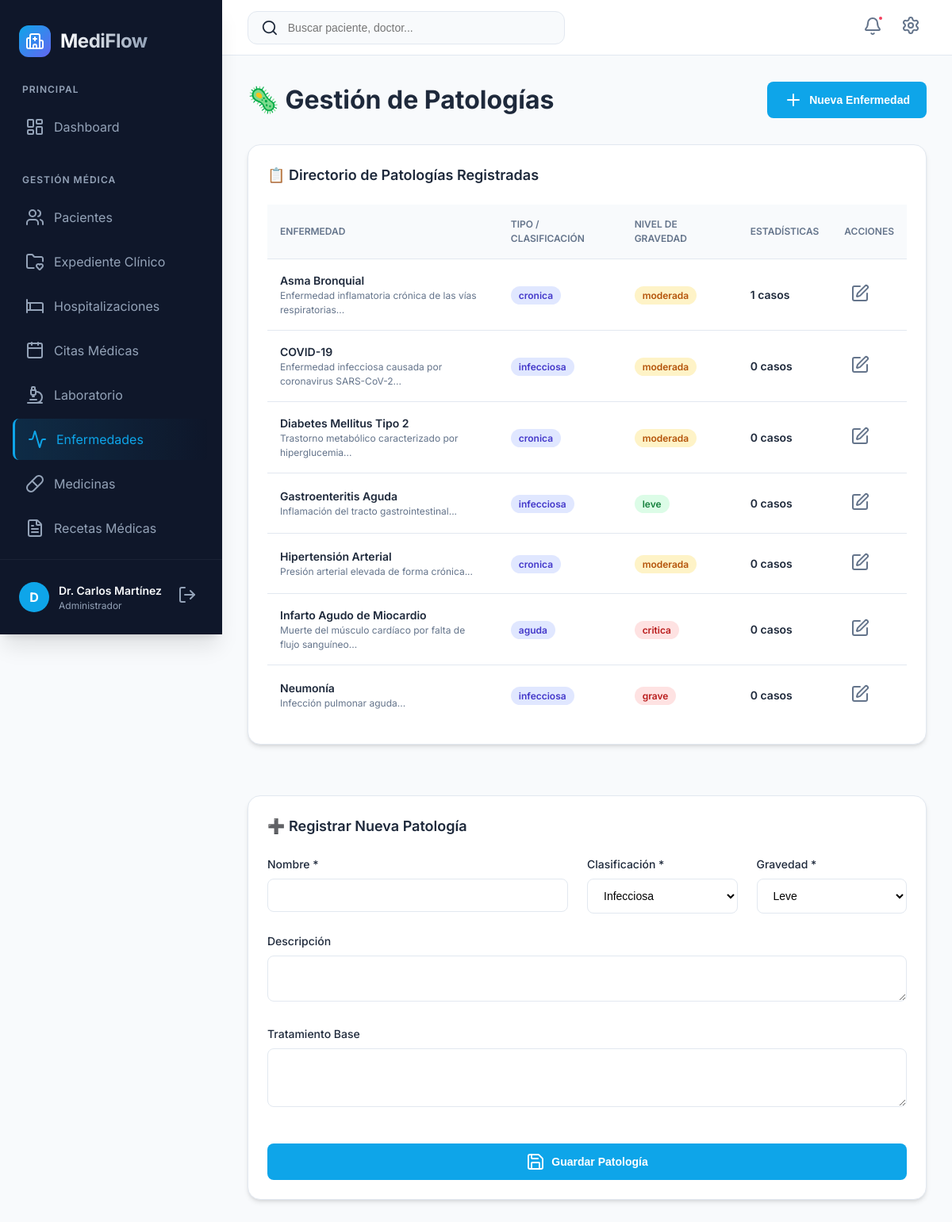
The page /enfermedades.php (signed in) on the database as committed earlier.
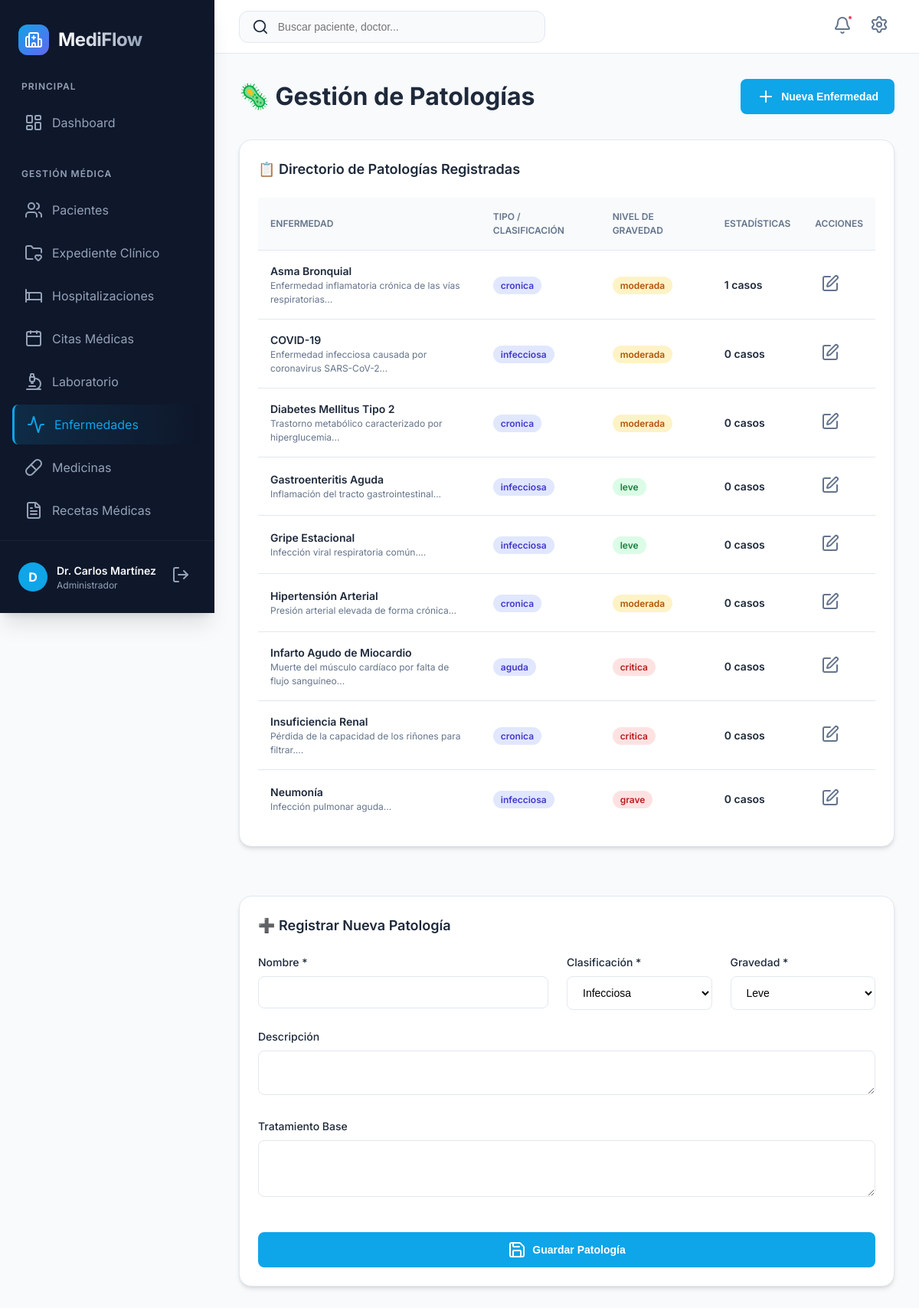
The same page on the database as committed later.
### tables this page shows
CREATE TABLE `enfermedad` (
  `codigoenfermedad` int NOT NULL AUTO_INCREMENT,
  `nombreenfermedad` varchar(150) NOT NULL,
  `descripcion` text,
  `tipo` enum('infecciosa','cronica','aguda','degenerativa','mental','otra') DEFAULT 'otra',
  `nivel_gravedad` enum('leve','moderada','grave','critica') DEFAULT 'leve',
  `tratamiento_recomendado` text,
  `created_at` timestamp NOT NULL DEFAULT CURRENT_TIMESTAMP,
  PRIMARY KEY (`codigoenfermedad`),
  KEY `idx_nombre` (`nombreenfermedad`),
  KEY `idx_tipo` (`tipo`)
);

### enfermedades.php (the view, shortened to what this page needs)
<?php
require_once("includes/db.php");
$enfermedadesQuery = $conn->query("
    SELECT
        e.*,
        COUNT(DISTINCT h.codigohospitalizacion) as total_casos
    FROM enfermedad e
    LEFT JOIN hospitalizacion h ON e.codigoenfermedad = h.codigoenfermedad
    GROUP BY e.codigoenfermedad
    ORDER BY e.nombreenfermedad
");
$enfermedadesList = [];
while($row = $enfermedadesQuery->fetch_assoc()) $enfermedadesList[] = $row;
?>
<?php
require_once("includes/header.php");
require_once("includes/sidebar.php");
?>
<div class="card-header" style="margin-bottom: 2rem;">
    <h1 style="margin: 0;">🦠 Gestión de Patologías</h1>
    <button class="btn btn-primary" onclick="document.getElementById('formEnfermedad').scrollIntoView({behavior: 'smooth'})">
        <i data-lucide="plus"></i> Nueva Enfermedad
    </button>
</div>
<div style="display: grid; grid-template-columns: 1fr; gap: 2rem;">
    <div class="card">
        <div class="card-header">
            <h2 class="card-title">📋 Directorio de Patologías Registradas</h2>
        </div>
        <div class="table-container">
            <table>
                <thead>
                    <tr>
                        <th>Enfermedad</th>
                        <th>Tipo / Clasificación</th>
                        <th>Nivel de Gravedad</th>
                        <th>Estadísticas</th>
                        <th>Acciones</th>
                    </tr>
                </thead>
                <tbody>
                    <?php if ($enfermedadesList): foreach($enfermedadesList as $e): ?>
                            <tr>
                                <td>
                                    <div style="font-weight: 600;"><?= htmlspecialchars($e['nombreenfermedad']) ?></div>
                                    <div style="font-size: 0.75rem; color: var(--text-muted); max-width: 300px;"><?= htmlspecialchars(substr($e['descripcion'], 0, 80)) ?>...</div>
                                </td>
                                <td><span class="badge badge-info"><?= htmlspecialchars($e['tipo']) ?></span></td>
                                <td>
                                    <?php
                                    $bg = 'badge-secondary';
                                    if($e['nivel_gravedad']=='leve') $bg='badge-success';
                                    elseif($e['nivel_gravedad']=='moderada') $bg='badge-warning';
                                    elseif($e['nivel_gravedad']=='grave' || $e['nivel_gravedad']=='critica') $bg='badge-danger';
                                    ?>
                                    <span class="badge <?= $bg ?>"><?= htmlspecialchars($e['nivel_gravedad']) ?></span>
                                </td>
                                <td><div style="font-weight: 600;"><?= $e['total_casos'] ?> casos</div></td>
                                <td>
                                    <button class="icon-btn" onclick="abrirEditar(<?= htmlspecialchars(json_encode($e)) ?>)" title="Editar">
                                        <i data-lucide="edit"></i>
                                    </button>
                                </td>
                            </tr>
                        <?php endforeach; else: ?>
                        <tr><td colspan="5" style="text-align: center; padding: 3rem; color: var(--text-muted);">No hay enfermedades registradas.</td></tr>
                    <?php endif; ?>
                </tbody>
            </table>
        </div>
    </div>
    <div class="card" id="formEnfermedad">
        <div class="card-header"><h2 class="card-title">➕ Registrar Nueva Patología</h2></div>
        <form method="post">
            <div style="display: grid; grid-template-columns: 2fr 1fr 1fr; gap: 1.5rem;">
                <div class="form-group"><label class="form-label">Nombre *</label><input type="text" name="nombreenfermedad" class="form-control" required></div>
                <div class="form-group"><label class="form-label">Clasificación *</label><select name="tipo" class="form-control" required><option value="infecciosa">Infecciosa</option></select></div>
                <div class="form-group"><label class="form-label">Gravedad *</label><select name="nivel_gravedad" class="form-control" required><option value="leve">Leve</option></select></div>
            </div>
            <div class="form-group"><label class="form-label">Descripción</label><textarea name="descripcion" class="form-control" rows="2"></textarea></div>
            <div class="form-group"><label class="form-label">Tratamiento Base</label><textarea name="tratamiento_recomendado" class="form-control" rows="3"></textarea></div>
            <button type="submit" class="btn btn-primary" style="width: 100%; margin-top: 1rem;"><i data-lucide="save"></i> Guardar Patología</button>
        </form>
    </div>
</div>
<?php require_once("includes/footer.php"); ?>

Rows that differ between the two databases and show on the page:
added enfermedad: nombreenfermedad "Gripe Estacional", descripcion "Infección viral respiratoria común.", tipo "infecciosa", nivel_gravedad "leve", total_casos "0"
added enfermedad: nombreenfermedad "Insuficiencia Renal", descripcion "Pérdida de la capacidad de los riñones para filtrar.", tipo "cronica", nivel_gravedad "critica", total_casos "0"
